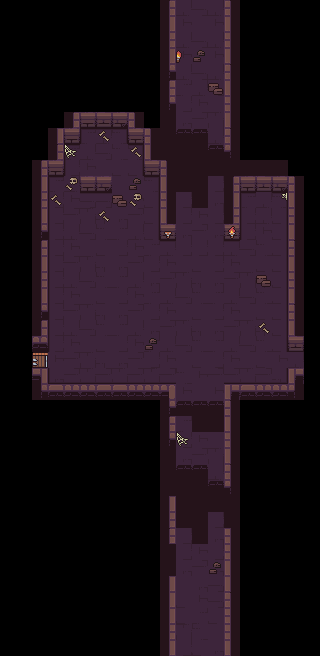

This is a level from a 2D game, rendered from its Tiled map with the project's own tilesets. A one-line summary and the complete map file follow:
An orthogonal 20x41 tile map with 16x16 px tiles, 2 tile layers (map, scatter) and 18 objects.

<map version="1.5" tiledversion="1.7.2" orientation="orthogonal" renderorder="right-down" width="20" height="41" tilewidth="16" tileheight="16" infinite="0" nextlayerid="5" nextobjectid="75">
 <editorsettings>
  <export target="../game/src/maps/riseandshine.lua" format="lua" />
 </editorsettings>
 <tileset firstgid="1" source="tileset/dungeon-tileset.tsx" />
 <layer id="1" name="map" width="20" height="41">
  <data encoding="csv">
0,0,0,0,0,0,0,0,0,0,1,8,9,8,6,0,0,0,0,0,
0,0,0,0,0,0,0,0,0,0,11,18,19,18,16,0,0,0,0,0,
0,0,0,0,0,0,0,0,0,0,21,8,9,8,26,0,0,0,0,0,
0,0,0,0,0,0,0,0,0,0,31,18,19,18,36,0,0,0,0,0,
0,0,0,0,0,0,0,0,0,0,41,8,9,8,6,0,0,0,0,0,
0,0,0,0,0,0,0,0,0,0,1,7,8,9,16,0,0,0,0,0,
0,0,0,0,0,0,0,0,0,0,41,17,18,19,26,0,0,0,0,0,
0,0,0,0,1,2,3,4,6,0,79,27,28,29,36,0,0,0,0,0,
0,0,0,11,2,12,13,15,2,6,79,101,101,8,6,0,0,0,0,0,
0,0,0,1,12,8,9,10,15,16,79,79,79,101,46,0,0,0,0,0,
0,0,1,2,22,18,19,20,25,2,6,79,79,79,79,79,79,79,0,0,
0,0,11,12,8,2,4,19,19,15,16,79,79,17,1,2,3,4,6,0,
0,0,21,22,18,14,14,19,18,25,26,17,79,27,11,12,8,15,16,0,
0,0,31,22,28,29,30,27,28,25,36,17,18,17,21,22,8,25,26,0,
0,0,41,22,8,9,10,7,8,25,2,27,28,27,2,22,18,25,36,0,
0,0,1,22,18,19,20,17,18,7,13,17,17,17,13,9,10,25,6,0,
0,0,11,22,28,29,30,27,28,17,18,19,20,17,18,19,20,25,16,0,
0,0,21,22,8,9,10,7,8,27,28,29,30,27,28,29,30,25,26,0,
0,0,31,22,18,19,20,17,18,7,8,9,10,7,8,9,10,25,36,0,
0,0,41,22,28,29,30,27,28,17,18,19,20,17,18,19,20,25,6,0,
0,0,1,22,8,9,10,7,8,27,28,29,30,27,28,29,30,25,16,0,
0,0,44,22,18,19,20,17,18,7,8,9,10,7,8,9,10,25,3,0,
0,0,37,18,28,29,30,27,28,17,18,19,20,17,18,19,20,18,8,0,
0,0,54,32,33,34,33,34,33,34,33,10,18,28,33,34,33,35,51,0,
0,0,41,42,43,44,45,42,43,44,56,18,19,18,51,42,43,44,46,0,
0,0,0,0,0,0,0,0,0,0,41,101,101,101,6,0,0,0,0,0,
0,0,0,0,0,0,0,0,0,0,1,7,79,79,16,0,0,0,0,0,
0,0,0,0,0,0,0,0,0,0,41,17,18,19,26,0,0,0,0,0,
0,0,0,0,0,0,0,0,0,0,79,27,28,29,36,0,0,0,0,0,
0,0,0,0,0,0,0,0,0,0,79,101,101,8,6,0,0,0,0,0,
0,0,0,0,0,0,0,0,0,0,79,79,79,101,46,0,0,0,0,0,
0,0,0,0,0,0,0,0,0,0,31,79,79,79,79,0,0,0,0,0,
0,0,0,0,0,0,0,0,0,0,21,79,79,17,79,0,0,0,0,0,
0,0,0,0,0,0,0,0,0,0,1,17,79,27,26,0,0,0,0,0,
0,0,0,0,0,0,0,0,0,0,79,17,18,17,26,0,0,0,0,0,
0,0,0,0,0,0,0,0,0,0,79,27,28,27,36,0,0,0,0,0,
0,0,0,0,0,0,0,0,0,0,11,19,27,9,36,0,0,0,0,0,
0,0,0,0,0,0,0,0,0,0,31,20,18,9,6,0,0,0,0,0,
0,0,0,0,0,0,0,0,0,0,31,20,7,20,26,0,0,0,0,0,
0,0,0,0,0,0,0,0,0,0,21,29,10,19,26,0,0,0,0,0,
0,0,0,0,0,0,0,0,0,0,31,17,20,27,16,0,0,0,0,0
</data>
 </layer>
 <layer id="3" name="scatter" width="20" height="41">
  <data encoding="csv">
0,0,0,0,0,0,0,0,0,0,0,0,0,0,0,0,0,0,0,0,
0,0,0,0,0,0,0,0,0,0,0,0,0,0,0,0,0,0,0,0,
0,0,0,0,0,0,0,0,0,0,0,0,0,0,0,0,0,0,0,0,
0,0,0,0,0,0,0,0,0,0,0,92,60,0,0,0,0,0,0,0,
0,0,0,0,0,0,0,0,0,0,0,0,0,0,0,0,0,0,0,0,
0,0,0,0,0,0,0,0,0,0,0,0,0,50,0,0,0,0,0,0,
0,0,0,0,0,0,0,0,0,0,0,0,0,0,0,0,0,0,0,0,
0,0,0,0,0,0,0,0,0,0,0,0,0,0,0,0,0,0,0,0,
0,0,0,0,0,0,69,0,0,0,0,0,0,0,0,0,0,0,0,0,
0,0,0,0,65,0,0,0,69,0,0,0,0,0,0,0,0,0,0,0,
0,0,0,0,0,0,19,0,0,0,0,0,0,0,0,0,0,0,0,0,
0,0,0,0,78,0,0,0,60,0,0,0,0,0,0,0,0,0,0,0,
0,0,0,69,0,0,0,50,78,0,0,0,0,0,0,0,0,66,0,0,
0,0,0,0,0,0,69,0,0,0,0,0,0,0,0,0,0,0,0,0,
0,0,0,0,0,0,0,0,0,0,93,0,0,0,91,0,0,0,0,0,
0,0,0,0,0,0,0,0,0,0,0,0,0,0,0,0,0,0,0,0,
0,0,0,0,0,0,0,0,0,0,0,0,0,0,0,0,0,0,0,0,
0,0,0,0,0,0,0,0,0,0,0,0,0,0,0,0,50,0,0,0,
0,0,0,0,0,0,0,0,0,0,0,0,0,0,0,0,0,0,0,0,
0,0,0,0,0,0,0,0,0,0,0,0,0,0,0,0,0,0,0,0,
0,0,0,0,0,0,0,0,0,0,0,0,0,0,0,0,69,0,0,0,
0,0,0,0,0,0,0,0,0,60,0,0,0,0,0,0,0,0,0,0,
0,0,0,0,0,0,0,0,0,0,0,0,0,0,0,0,0,0,0,0,
0,0,0,0,0,0,0,0,0,0,0,0,0,0,0,0,0,0,0,0,
0,0,0,0,0,0,0,0,0,0,0,0,0,0,0,0,0,0,0,0,
0,0,0,0,0,0,0,0,0,0,0,0,0,0,0,0,0,0,0,0,
0,0,0,0,0,0,0,0,0,0,0,0,0,0,0,0,0,0,0,0,
0,0,0,0,0,0,0,0,0,0,0,65,0,0,0,0,0,0,0,0,
0,0,0,0,0,0,0,0,0,0,0,0,0,0,0,0,0,0,0,0,
0,0,0,0,0,0,0,0,0,0,0,0,0,0,0,0,0,0,0,0,
0,0,0,0,0,0,0,0,0,0,0,0,0,0,0,0,0,0,0,0,
0,0,0,0,0,0,0,0,0,0,0,0,0,0,0,0,0,0,0,0,
0,0,0,0,0,0,0,0,0,0,0,0,0,0,0,0,0,0,0,0,
0,0,0,0,0,0,0,0,0,0,0,0,0,0,0,0,0,0,0,0,
0,0,0,0,0,0,0,0,0,0,0,0,0,0,0,0,0,0,0,0,
0,0,0,0,0,0,0,0,0,0,0,0,0,60,0,0,0,0,0,0,
0,0,0,0,0,0,0,0,0,0,0,0,0,0,0,0,0,0,0,0,
0,0,0,0,0,0,0,0,0,0,0,0,0,0,0,0,0,0,0,0,
0,0,0,0,0,0,0,0,0,0,0,0,0,0,0,0,0,0,0,0,
0,0,0,0,0,0,0,0,0,0,0,0,0,0,0,0,0,0,0,0,
0,0,0,0,0,0,0,0,0,0,0,0,0,0,0,0,0,0,0,0
</data>
 </layer>
 <objectgroup id="2" name="entities">
  <object id="46" template="templates/PlayerStart.tx" x="64" y="352" />
  <object id="47" template="templates/ExitDoor.tx" x="288" y="352" />
  <object id="48" template="templates/Coffee.tx" x="256" y="208" />
  <object id="50" template="templates/Light.tx" x="192" y="448" />
  <object id="51" template="templates/MovableMirror_UL.tx" x="192" y="448" />
  <object id="54" template="templates/RotatingMirror_DR.tx" x="192" y="256" width="16" height="16" />
  <object id="56" template="templates/Tomb-GoldenKey.tx" x="96" y="144" />
  <object id="58" template="templates/MovableMirror_UR.tx" x="112" y="304" />
  <object id="59" template="templates/Salt.tx" x="48" y="224" />
  <object id="60" template="templates/Salt.tx" x="64" y="224" />
  <object id="61" template="templates/Salt.tx" x="80" y="224" />
  <object id="62" template="templates/Salt.tx" x="96" y="224" />
  <object id="63" template="templates/Salt.tx" x="112" y="224" />
  <object id="64" template="templates/Salt.tx" x="128" y="224" />
  <object id="68" template="templates/Salt.tx" x="144" y="224" />
 </objectgroup>
 <objectgroup id="4" name="reverb">
  <object id="70" template="templates/reverb_zones/medium_room.tx" x="48" y="112" width="112" height="128" />
  <object id="71" template="templates/reverb_zones/large_room.tx" x="48" y="240" width="240" height="144" />
  <object id="74" template="templates/reverb_zones/large_room.tx" x="240" y="192" width="48" height="48" />
 </objectgroup>
</map>
